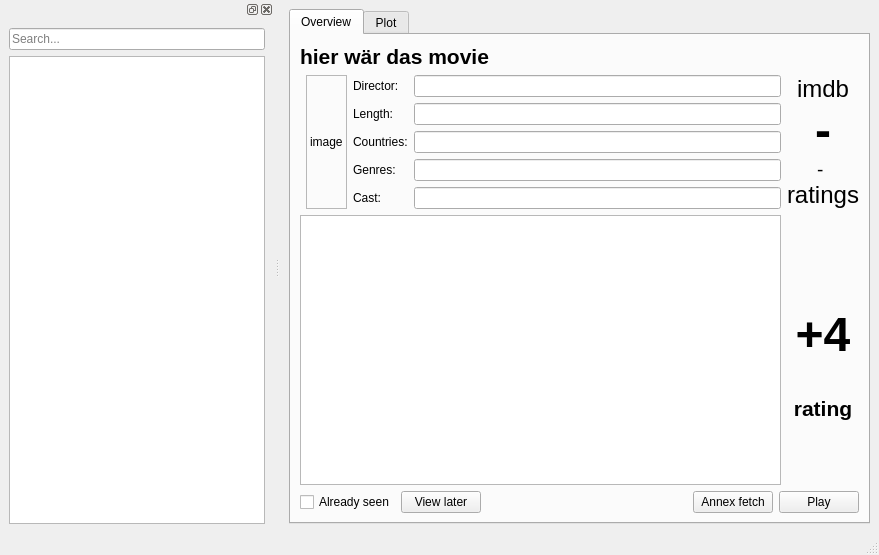
<?xml version="1.0" encoding="UTF-8"?>
<ui version="4.0">
 <class>MainWindow</class>
 <widget class="QMainWindow" name="MainWindow">
  <property name="geometry">
   <rect>
    <x>0</x>
    <y>0</y>
    <width>879</width>
    <height>555</height>
   </rect>
  </property>
  <property name="windowTitle">
   <string>MainWindow</string>
  </property>
  <widget class="QWidget" name="centralwidget">
   <layout class="QHBoxLayout" name="horizontalLayout">
    <item>
     <widget class="QTabWidget" name="tabWidget">
      <property name="currentIndex">
       <number>0</number>
      </property>
      <widget class="QWidget" name="tab">
       <attribute name="title">
        <string>Overview</string>
       </attribute>
       <layout class="QGridLayout" name="gridLayout">
        <item row="0" column="0" colspan="5">
         <widget class="QLabel" name="l_title">
          <property name="sizePolicy">
           <sizepolicy hsizetype="Preferred" vsizetype="Fixed">
            <horstretch>0</horstretch>
            <verstretch>0</verstretch>
           </sizepolicy>
          </property>
          <property name="text">
           <string>&lt;!DOCTYPE HTML PUBLIC &quot;-//W3C//DTD HTML 4.0//EN&quot; &quot;http://www.w3.org/TR/REC-html40/strict.dtd&quot;&gt;
&lt;html&gt;&lt;head&gt;&lt;meta name=&quot;qrichtext&quot; content=&quot;1&quot; /&gt;&lt;style type=&quot;text/css&quot;&gt;
p, li { white-space: pre-wrap; }
&lt;/style&gt;&lt;/head&gt;&lt;body style=&quot; font-family:'Ubuntu'; font-size:14pt; font-weight:400; font-style:normal;&quot;&gt;
&lt;p style=&quot; margin-top:0px; margin-bottom:0px; margin-left:0px; margin-right:0px; -qt-block-indent:0; text-indent:0px;&quot;&gt;&lt;span style=&quot; font-size:16pt; font-weight:600;&quot;&gt;hier wär das movie&lt;/span&gt;&lt;/p&gt;&lt;/body&gt;&lt;/html&gt;</string>
          </property>
          <property name="textFormat">
           <enum>Qt::RichText</enum>
          </property>
         </widget>
        </item>
        <item row="8" column="0" rowspan="2" colspan="4">
         <widget class="QTextBrowser" name="l_plot_short"/>
        </item>
        <item row="6" column="2">
         <widget class="QLabel" name="label_3">
          <property name="text">
           <string>Cast:</string>
          </property>
         </widget>
        </item>
        <item row="6" column="3">
         <widget class="QLineEdit" name="l_cast">
          <property name="readOnly">
           <bool>true</bool>
          </property>
         </widget>
        </item>
        <item row="5" column="2">
         <widget class="QLabel" name="label_4">
          <property name="text">
           <string>Genres:</string>
          </property>
         </widget>
        </item>
        <item row="5" column="3">
         <widget class="QLineEdit" name="l_genres">
          <property name="readOnly">
           <bool>true</bool>
          </property>
         </widget>
        </item>
        <item row="2" column="3">
         <widget class="QLineEdit" name="l_director">
          <property name="readOnly">
           <bool>true</bool>
          </property>
         </widget>
        </item>
        <item row="2" column="2">
         <widget class="QLabel" name="label">
          <property name="text">
           <string>Director:</string>
          </property>
         </widget>
        </item>
        <item row="4" column="3">
         <widget class="QLineEdit" name="l_countries">
          <property name="readOnly">
           <bool>true</bool>
          </property>
         </widget>
        </item>
        <item row="4" column="2">
         <widget class="QLabel" name="label_2">
          <property name="text">
           <string>Countries:</string>
          </property>
         </widget>
        </item>
        <item row="3" column="3">
         <widget class="QLineEdit" name="l_runtime">
          <property name="readOnly">
           <bool>true</bool>
          </property>
         </widget>
        </item>
        <item row="3" column="2">
         <widget class="QLabel" name="label_7">
          <property name="text">
           <string>Length:</string>
          </property>
         </widget>
        </item>
        <item row="10" column="0" colspan="5">
         <layout class="QHBoxLayout" name="horizontalLayout_3">
          <item>
           <widget class="QCheckBox" name="checkBox">
            <property name="text">
             <string>Already seen</string>
            </property>
           </widget>
          </item>
          <item>
           <widget class="QPushButton" name="pushButton_5">
            <property name="text">
             <string>View later</string>
            </property>
           </widget>
          </item>
          <item>
           <spacer name="horizontalSpacer">
            <property name="orientation">
             <enum>Qt::Horizontal</enum>
            </property>
            <property name="sizeHint" stdset="0">
             <size>
              <width>40</width>
              <height>20</height>
             </size>
            </property>
           </spacer>
          </item>
          <item>
           <widget class="QPushButton" name="pushButton_4">
            <property name="text">
             <string>Annex fetch</string>
            </property>
           </widget>
          </item>
          <item>
           <widget class="QPushButton" name="pushButton_3">
            <property name="text">
             <string>Play</string>
            </property>
           </widget>
          </item>
         </layout>
        </item>
        <item row="8" column="4" rowspan="2">
         <layout class="QVBoxLayout" name="verticalLayout">
          <item>
           <spacer name="verticalSpacer_2">
            <property name="orientation">
             <enum>Qt::Vertical</enum>
            </property>
            <property name="sizeHint" stdset="0">
             <size>
              <width>20</width>
              <height>40</height>
             </size>
            </property>
           </spacer>
          </item>
          <item>
           <widget class="QPushButton" name="pushButton">
            <property name="text">
             <string/>
            </property>
            <property name="icon">
             <iconset>
              <normaloff>../../../../../usr/share/icons/oxygen/32x32/actions/draw-triangle3.png</normaloff>../../../../../usr/share/icons/oxygen/32x32/actions/draw-triangle3.png</iconset>
            </property>
            <property name="iconSize">
             <size>
              <width>32</width>
              <height>32</height>
             </size>
            </property>
            <property name="flat">
             <bool>true</bool>
            </property>
           </widget>
          </item>
          <item>
           <widget class="QLabel" name="label_6">
            <property name="text">
             <string>&lt;!DOCTYPE HTML PUBLIC &quot;-//W3C//DTD HTML 4.0//EN&quot; &quot;http://www.w3.org/TR/REC-html40/strict.dtd&quot;&gt;
&lt;html&gt;&lt;head&gt;&lt;meta name=&quot;qrichtext&quot; content=&quot;1&quot; /&gt;&lt;style type=&quot;text/css&quot;&gt;
p, li { white-space: pre-wrap; }
&lt;/style&gt;&lt;/head&gt;&lt;body style=&quot; font-family:'Ubuntu'; font-size:14pt; font-weight:400; font-style:normal;&quot;&gt;
&lt;p align=&quot;center&quot; style=&quot; margin-top:0px; margin-bottom:0px; margin-left:0px; margin-right:0px; -qt-block-indent:0; text-indent:0px;&quot;&gt;&lt;span style=&quot; font-size:36pt; font-weight:600;&quot;&gt;+4&lt;/span&gt;&lt;/p&gt;&lt;/body&gt;&lt;/html&gt;</string>
            </property>
           </widget>
          </item>
          <item>
           <widget class="QPushButton" name="pushButton_2">
            <property name="text">
             <string/>
            </property>
            <property name="icon">
             <iconset>
              <normaloff>../../../../../usr/share/icons/oxygen/32x32/actions/draw-triangle4.png</normaloff>../../../../../usr/share/icons/oxygen/32x32/actions/draw-triangle4.png</iconset>
            </property>
            <property name="iconSize">
             <size>
              <width>32</width>
              <height>32</height>
             </size>
            </property>
            <property name="flat">
             <bool>true</bool>
            </property>
           </widget>
          </item>
          <item>
           <widget class="QLabel" name="label_5">
            <property name="text">
             <string>&lt;!DOCTYPE HTML PUBLIC &quot;-//W3C//DTD HTML 4.0//EN&quot; &quot;http://www.w3.org/TR/REC-html40/strict.dtd&quot;&gt;
&lt;html&gt;&lt;head&gt;&lt;meta name=&quot;qrichtext&quot; content=&quot;1&quot; /&gt;&lt;style type=&quot;text/css&quot;&gt;
p, li { white-space: pre-wrap; }
&lt;/style&gt;&lt;/head&gt;&lt;body style=&quot; font-family:'Ubuntu'; font-size:14pt; font-weight:400; font-style:normal;&quot;&gt;
&lt;p align=&quot;center&quot; style=&quot; margin-top:0px; margin-bottom:0px; margin-left:0px; margin-right:0px; -qt-block-indent:0; text-indent:0px;&quot;&gt;&lt;span style=&quot; font-size:16pt; font-weight:600;&quot;&gt;rating&lt;/span&gt;&lt;/p&gt;&lt;/body&gt;&lt;/html&gt;</string>
            </property>
           </widget>
          </item>
          <item>
           <spacer name="verticalSpacer">
            <property name="orientation">
             <enum>Qt::Vertical</enum>
            </property>
            <property name="sizeHint" stdset="0">
             <size>
              <width>20</width>
              <height>40</height>
             </size>
            </property>
           </spacer>
          </item>
         </layout>
        </item>
        <item row="2" column="4" rowspan="5">
         <widget class="QLabel" name="l_rating">
          <property name="frameShape">
           <enum>QFrame::NoFrame</enum>
          </property>
          <property name="frameShadow">
           <enum>QFrame::Plain</enum>
          </property>
          <property name="text">
           <string>&lt;!DOCTYPE HTML PUBLIC &quot;-//W3C//DTD HTML 4.0//EN&quot; &quot;http://www.w3.org/TR/REC-html40/strict.dtd&quot;&gt;
&lt;html&gt;&lt;head&gt;&lt;meta name=&quot;qrichtext&quot; content=&quot;1&quot; /&gt;&lt;style type=&quot;text/css&quot;&gt;
p, li { white-space: pre-wrap; }
&lt;/style&gt;&lt;/head&gt;&lt;body style=&quot; font-family:'Ubuntu'; font-size:14pt; font-weight:400; font-style:normal;&quot;&gt;
&lt;p align=&quot;center&quot; style=&quot; margin-top:0px; margin-bottom:0px; margin-left:0px; margin-right:0px; -qt-block-indent:0; text-indent:0px;&quot;&gt;&lt;span style=&quot; font-size:18pt;&quot;&gt;imdb&lt;/span&gt;&lt;/p&gt;
&lt;p align=&quot;center&quot; style=&quot; margin-top:0px; margin-bottom:0px; margin-left:0px; margin-right:0px; -qt-block-indent:0; text-indent:0px;&quot;&gt;&lt;span style=&quot; font-size:36pt; font-weight:600;&quot;&gt;-&lt;/span&gt;&lt;/p&gt;
&lt;p align=&quot;center&quot; style=&quot; margin-top:0px; margin-bottom:0px; margin-left:0px; margin-right:0px; -qt-block-indent:0; text-indent:0px;&quot;&gt;- &lt;/p&gt;
&lt;p align=&quot;center&quot; style=&quot; margin-top:0px; margin-bottom:0px; margin-left:0px; margin-right:0px; -qt-block-indent:0; text-indent:0px;&quot;&gt;&lt;span style=&quot; font-size:18pt;&quot;&gt;ratings&lt;/span&gt;&lt;/p&gt;&lt;/body&gt;&lt;/html&gt;</string>
          </property>
          <property name="margin">
           <number>3</number>
          </property>
         </widget>
        </item>
        <item row="2" column="1" rowspan="5">
         <widget class="QLabel" name="l_img">
          <property name="maximumSize">
           <size>
            <width>16777215</width>
            <height>16777215</height>
           </size>
          </property>
          <property name="frameShape">
           <enum>QFrame::StyledPanel</enum>
          </property>
          <property name="text">
           <string>image</string>
          </property>
          <property name="scaledContents">
           <bool>false</bool>
          </property>
          <property name="margin">
           <number>4</number>
          </property>
         </widget>
        </item>
       </layout>
      </widget>
      <widget class="QWidget" name="tab_2">
       <attribute name="title">
        <string>Plot</string>
       </attribute>
       <layout class="QHBoxLayout" name="horizontalLayout_2">
        <item>
         <widget class="QTextBrowser" name="l_plot"/>
        </item>
       </layout>
      </widget>
     </widget>
    </item>
   </layout>
  </widget>
  <widget class="QMenuBar" name="menubar">
   <property name="geometry">
    <rect>
     <x>0</x>
     <y>0</y>
     <width>879</width>
     <height>30</height>
    </rect>
   </property>
  </widget>
  <widget class="QStatusBar" name="statusbar"/>
  <widget class="QDockWidget" name="dockWidget">
   <attribute name="dockWidgetArea">
    <number>1</number>
   </attribute>
   <widget class="QWidget" name="dockWidgetContents">
    <layout class="QVBoxLayout" name="verticalLayout_2">
     <item>
      <widget class="QLineEdit" name="search_bar">
       <property name="text">
        <string/>
       </property>
       <property name="placeholderText">
        <string>Search...</string>
       </property>
      </widget>
     </item>
     <item>
      <widget class="QTableView" name="tableView">
       <property name="selectionMode">
        <enum>QAbstractItemView::SingleSelection</enum>
       </property>
      </widget>
     </item>
    </layout>
   </widget>
  </widget>
 </widget>
 <tabstops>
  <tabstop>search_bar</tabstop>
  <tabstop>tableView</tabstop>
  <tabstop>l_plot_short</tabstop>
  <tabstop>l_plot</tabstop>
  <tabstop>l_cast</tabstop>
  <tabstop>l_countries</tabstop>
  <tabstop>l_runtime</tabstop>
 </tabstops>
 <resources/>
 <connections/>
</ui>
